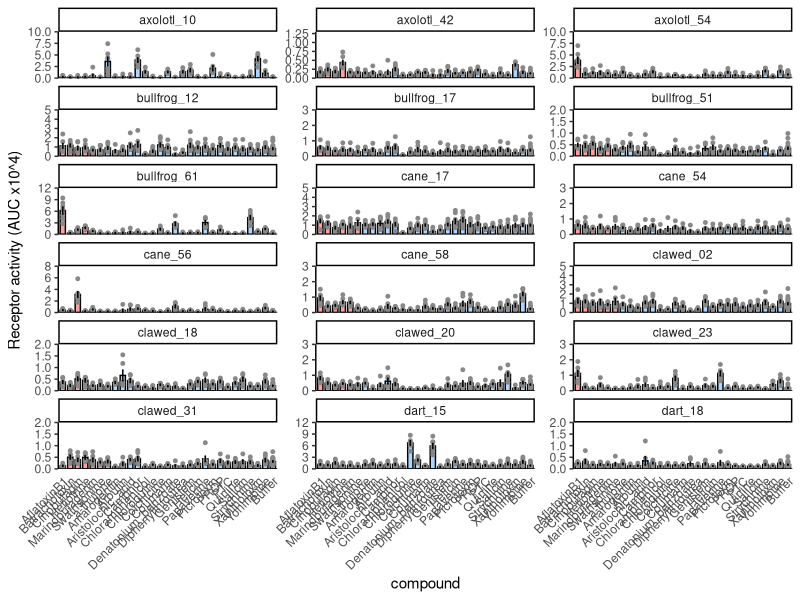

This figure's R source:
#Activate libraries
library(tidyverse)

#Read dataset (csv format)
data_sc <- readr::read_csv("data_BitterAssay_ver240513.csv")

name_convert <- c("Axo_1" = "axolotl_54", "Axo_2" = "axolotl_10", "Axo_3" = "axolotl_42",
                  "Bul_1" = "bullfrog_51", "Bul_2" = "bullfrog_12", "Bul_3" = "bullfrog_17",
                  "Bul_4" = "bullfrog_61", "Can_1" = "cane_58", "Can_2" = "cane_17",
                  "Can_3" = "cane_56", "Can_4" = "cane_54", "Ter_1" = "dart_18",
                  "Ter_3" = "dart_15", "Xen_1" = "clawed_31", "Xen_2" = "clawed_20",
                  "Xen_3" = "clawed_02", "Xen_5" = "clawed_18", "Xen_6" = "clawed_23")
data_sc$gene <-  stringr::str_replace_all(data_sc$gene, name_convert)

#lists of ligands and genes
ligand_list <- unique(data_sc$compound)
order_compound <- c("AflatoxinB1", "Batrachotoxin", "Cinobufagin", "Heliotrine", "Marinobufagenin", 
                    "Swainsonine", "a-thujone", "Amarogentin", "Arbutin", "Aristolochic_acid", 
                    "Camphor", "Chloramphenicol", "Chloroquine", "Colchicine", "Coumarin", 
                    "Denatonium_benzoate", "Diphenylthiourea", "Genistein", "Helicin", "Papaverine", 
                    "Picrotoxin", "PROP", "PTC", "Quinine", "Salicin", 
                    "Strychnine", "Xanthotoxin", "Yohimbine", "Buffer")

gene_list <- unique(data_sc$gene) %>%
  sort()

#Set minimum and maximum values for y axis 
plot_limit_y <- tibble(
  well = "empty",
  compound = "Buffer",
  concentration = rep(0, length(gene_list)),
  gene = gene_list,
  group = "empty",
  AUC = c(10e+4, 1.3e+4, 10e+4, 
          5e+4, 3e+4, 2e+4, 12e+4, 
          5e+4, 3e+4, 8e+4, 3e+4, 
          5e+4, 2e+4, 3e+4, 3e+4, 2e+4, 
          12e+4, 2e+4),
  file = "empty"
  )

#Merge dataset with limits for y axis
data_sc_plot <- bind_rows(
  mutate(data_sc, alpha = 1),
  mutate(plot_limit_y, alpha = 0)
  ) %>%
  transform(., compound = factor(compound, levels = order_compound)) %>%
  mutate(., AUCx4 = AUC/10000)

#Plot barplots
bar_screening <- ggplot(data_sc_plot[data_sc_plot$alpha == "1",], aes(x = compound, y = AUCx4, fill = compound)) +
    stat_summary(fun = mean, geom = "bar", alpha = 0.8, colour = "black", width = 0.7) +
    geom_point(size = 1, fill = "#888888", colour = "#888888", shape = 21) +
    stat_summary(fun.data = mean_se, geom = "errorbar", colour = "black", width = 0.2) +
    geom_point(data = data_sc_plot[data_sc_plot$alpha == "0",], size = 1.2, fill = "black", colour = "black", shape = 21, alpha = 0) +
    geom_hline(yintercept = 0) +
    scale_y_continuous(expand = c(0,0), limits = c(0, NA)) +
    scale_fill_manual(values = c(rep("#ff8888", 6), rep("#99ccff", 22), "#ffffff")) +
    ylab("Receptor activity (AUC x10^4)") +
    theme_classic() +
    facet_wrap(facets = "gene", ncol = 3, scales = "free_y") +
    theme(axis.text.x = element_text(angle = 45, hjust = 1, vjust = 1),
          axis.line.x = element_blank(), axis.ticks.x = element_blank(),
          legend.position = "none")

plot(bar_screening)